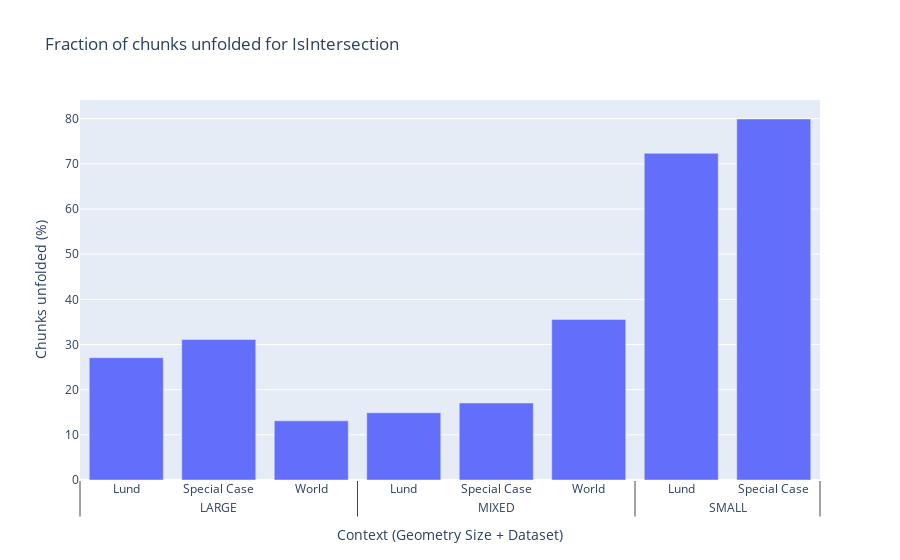
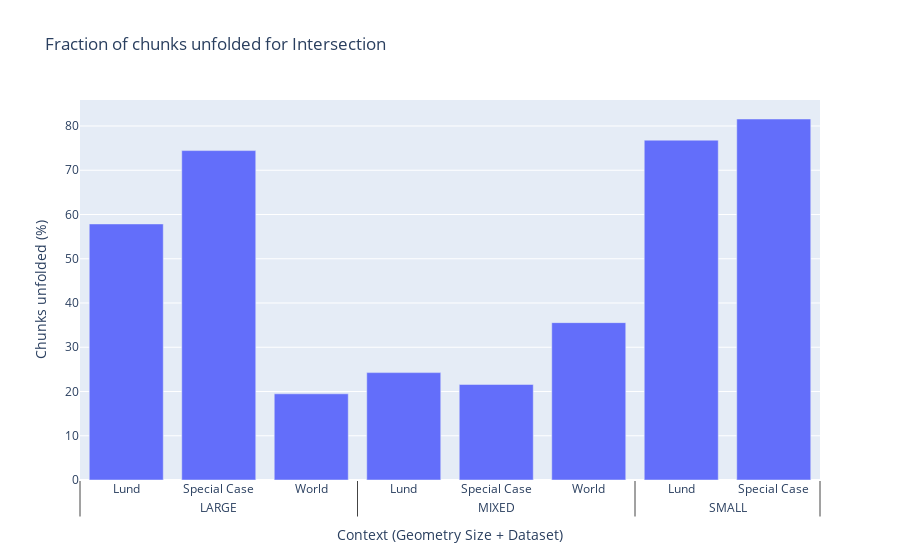

Source (notebook cell) for these figures, in order:
### Code cell
if SHOW_STATS:
    for idx, df in enumerate([stats_df[stats_df['predicate'] == True], stats_df[stats_df['predicate'] == False]]): #Loop through predicate and not predicate intersection seperately
        #Calculate franctions of mean fraction of chunks unfolded
        df["chk_fraction_unfolded"] = df["nbr_recieved_chks"].div(df.nbr_total_chks, axis=0) * 100;
        chk_fractions_df = df[["chk_fraction_unfolded", "dataset", "context"]];
        chk_fractions_df = chk_fractions_df.groupby(['context','dataset']).mean();
        chk_fractions_df.reset_index(inplace=True)
       
        x = [
            chk_fractions_df.context.values,
            chk_fractions_df.dataset.values
        ]
        fig = go.Figure()
        fig.add_bar(x=x,y=chk_fractions_df.chk_fraction_unfolded.values, name="Chunk fraction unfolded")
        
        if idx == 0:
            fig.update_layout(title="Fraction of chunks unfolded for IsIntersection")
        else:
            fig.update_layout(title="Fraction of chunks unfolded for Intersection")
        fig.update_layout(barmode="relative", yaxis_title="Chunks unfolded (%)", xaxis_title="Context (Geometry Size + Dataset)")

        fig.show()

### Figure 1 — Plotly figure (JSON) as saved in the notebook; plotly's stock layout.template omitted (floating-point values rounded to 4 significant figures)
{"data": [{"name": "Chunk fraction unfolded", "type": "bar", "x": [["LARGE", "LARGE", "LARGE", "MIXED", "MIXED", "MIXED", "SMALL", "SMALL"], ["Lund", "Special Case", "World", "Lund", "Special Case", "World", "Lund", "Special Case"]], "y": [27.08, 31.11, 13.1, 14.89, 17.05, 35.56, 72.33, 79.93]}], "layout": {"barmode": "relative", "title": {"text": "Fraction of chunks unfolded for IsIntersection"}, "xaxis": {"title": {"text": "Context (Geometry Size + Dataset)"}}, "yaxis": {"title": {"text": "Chunks unfolded (%)"}}}}

### Figure 2 — Plotly figure (JSON) as saved in the notebook; plotly's stock layout.template omitted (floating-point values rounded to 4 significant figures)
{"data": [{"name": "Chunk fraction unfolded", "type": "bar", "x": [["LARGE", "LARGE", "LARGE", "MIXED", "MIXED", "MIXED", "SMALL", "SMALL"], ["Lund", "Special Case", "World", "Lund", "Special Case", "World", "Lund", "Special Case"]], "y": [57.87, 74.44, 19.48, 24.27, 21.59, 35.56, 76.8, 81.58]}], "layout": {"barmode": "relative", "title": {"text": "Fraction of chunks unfolded for Intersection"}, "xaxis": {"title": {"text": "Context (Geometry Size + Dataset)"}}, "yaxis": {"title": {"text": "Chunks unfolded (%)"}}}}
